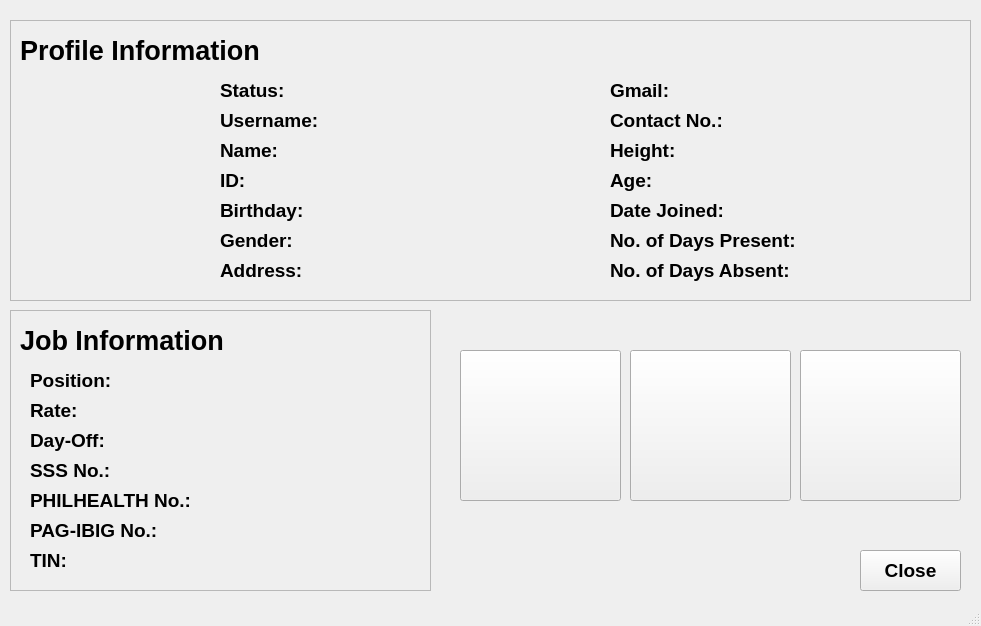
<?xml version="1.0" encoding="UTF-8"?>
<ui version="4.0">
 <class>ProfileWindow</class>
 <widget class="QMainWindow" name="ProfileWindow">
  <property name="geometry">
   <rect>
    <x>0</x>
    <y>0</y>
    <width>981</width>
    <height>626</height>
   </rect>
  </property>
  <property name="windowTitle">
   <string>Employee Profile</string>
  </property>
  <property name="windowIcon">
   <iconset>
    <normaloff>../icons/favicon.png</normaloff>../icons/favicon.png</iconset>
  </property>
  <widget class="QWidget" name="centralwidget">
   <widget class="QFrame" name="lbl_name">
    <property name="geometry">
     <rect>
      <x>10</x>
      <y>20</y>
      <width>961</width>
      <height>281</height>
     </rect>
    </property>
    <property name="frameShape">
     <enum>QFrame::StyledPanel</enum>
    </property>
    <property name="frameShadow">
     <enum>QFrame::Raised</enum>
    </property>
    <widget class="QLabel" name="label">
     <property name="geometry">
      <rect>
       <x>10</x>
       <y>10</y>
       <width>241</width>
       <height>41</height>
      </rect>
     </property>
     <property name="font">
      <font>
       <family>Arial</family>
       <pointsize>20</pointsize>
       <weight>75</weight>
       <bold>true</bold>
      </font>
     </property>
     <property name="text">
      <string>Profile Information</string>
     </property>
    </widget>
    <widget class="QLabel" name="lbl_bday">
     <property name="geometry">
      <rect>
       <x>210</x>
       <y>180</y>
       <width>241</width>
       <height>21</height>
      </rect>
     </property>
     <property name="font">
      <font>
       <family>Arial</family>
       <pointsize>14</pointsize>
       <weight>75</weight>
       <bold>true</bold>
      </font>
     </property>
     <property name="text">
      <string>Birthday: </string>
     </property>
    </widget>
    <widget class="QLabel" name="lbl_gender">
     <property name="geometry">
      <rect>
       <x>210</x>
       <y>210</y>
       <width>141</width>
       <height>21</height>
      </rect>
     </property>
     <property name="font">
      <font>
       <family>Arial</family>
       <pointsize>14</pointsize>
       <weight>75</weight>
       <bold>true</bold>
      </font>
     </property>
     <property name="text">
      <string>Gender: </string>
     </property>
    </widget>
    <widget class="QLabel" name="lbl_profile_photo">
     <property name="geometry">
      <rect>
       <x>20</x>
       <y>60</y>
       <width>171</width>
       <height>171</height>
      </rect>
     </property>
     <property name="text">
      <string/>
     </property>
     <property name="pixmap">
      <pixmap>../icons/profilexxx.png</pixmap>
     </property>
     <property name="scaledContents">
      <bool>true</bool>
     </property>
    </widget>
    <widget class="QLabel" name="lbl_name_2">
     <property name="geometry">
      <rect>
       <x>210</x>
       <y>120</y>
       <width>301</width>
       <height>21</height>
      </rect>
     </property>
     <property name="font">
      <font>
       <family>Arial</family>
       <pointsize>14</pointsize>
       <weight>75</weight>
       <bold>true</bold>
      </font>
     </property>
     <property name="text">
      <string>Name: </string>
     </property>
    </widget>
    <widget class="QLabel" name="lbl_id">
     <property name="geometry">
      <rect>
       <x>210</x>
       <y>150</y>
       <width>161</width>
       <height>21</height>
      </rect>
     </property>
     <property name="font">
      <font>
       <family>Arial</family>
       <pointsize>14</pointsize>
       <weight>75</weight>
       <bold>true</bold>
      </font>
     </property>
     <property name="text">
      <string>ID: </string>
     </property>
    </widget>
    <widget class="QLabel" name="lbl_address">
     <property name="geometry">
      <rect>
       <x>210</x>
       <y>240</y>
       <width>381</width>
       <height>21</height>
      </rect>
     </property>
     <property name="font">
      <font>
       <family>Arial</family>
       <pointsize>14</pointsize>
       <weight>75</weight>
       <bold>true</bold>
      </font>
     </property>
     <property name="text">
      <string>Address: </string>
     </property>
    </widget>
    <widget class="QLabel" name="lbl_gmail">
     <property name="geometry">
      <rect>
       <x>600</x>
       <y>60</y>
       <width>351</width>
       <height>21</height>
      </rect>
     </property>
     <property name="font">
      <font>
       <family>Arial</family>
       <pointsize>14</pointsize>
       <weight>75</weight>
       <bold>true</bold>
      </font>
     </property>
     <property name="text">
      <string>Gmail: </string>
     </property>
    </widget>
    <widget class="QLabel" name="lbl_username">
     <property name="geometry">
      <rect>
       <x>210</x>
       <y>90</y>
       <width>271</width>
       <height>21</height>
      </rect>
     </property>
     <property name="font">
      <font>
       <family>Arial</family>
       <pointsize>14</pointsize>
       <weight>75</weight>
       <bold>true</bold>
      </font>
     </property>
     <property name="text">
      <string>Username: </string>
     </property>
    </widget>
    <widget class="QLabel" name="lbl_contact">
     <property name="geometry">
      <rect>
       <x>600</x>
       <y>90</y>
       <width>321</width>
       <height>21</height>
      </rect>
     </property>
     <property name="font">
      <font>
       <family>Arial</family>
       <pointsize>14</pointsize>
       <weight>75</weight>
       <bold>true</bold>
      </font>
     </property>
     <property name="text">
      <string>Contact No.: </string>
     </property>
    </widget>
    <widget class="QLabel" name="lbl_height">
     <property name="geometry">
      <rect>
       <x>600</x>
       <y>120</y>
       <width>151</width>
       <height>21</height>
      </rect>
     </property>
     <property name="font">
      <font>
       <family>Arial</family>
       <pointsize>14</pointsize>
       <weight>75</weight>
       <bold>true</bold>
      </font>
     </property>
     <property name="text">
      <string>Height: </string>
     </property>
    </widget>
    <widget class="QLabel" name="lbl_age">
     <property name="geometry">
      <rect>
       <x>600</x>
       <y>150</y>
       <width>111</width>
       <height>21</height>
      </rect>
     </property>
     <property name="font">
      <font>
       <family>Arial</family>
       <pointsize>14</pointsize>
       <weight>75</weight>
       <bold>true</bold>
      </font>
     </property>
     <property name="text">
      <string>Age: </string>
     </property>
    </widget>
    <widget class="QLabel" name="lbl_status">
     <property name="geometry">
      <rect>
       <x>210</x>
       <y>60</y>
       <width>241</width>
       <height>21</height>
      </rect>
     </property>
     <property name="font">
      <font>
       <family>Arial</family>
       <pointsize>14</pointsize>
       <weight>75</weight>
       <bold>true</bold>
      </font>
     </property>
     <property name="text">
      <string>Status: </string>
     </property>
    </widget>
    <widget class="QLabel" name="lbl_start_date">
     <property name="geometry">
      <rect>
       <x>600</x>
       <y>180</y>
       <width>321</width>
       <height>21</height>
      </rect>
     </property>
     <property name="font">
      <font>
       <family>Arial</family>
       <pointsize>14</pointsize>
       <weight>75</weight>
       <bold>true</bold>
      </font>
     </property>
     <property name="text">
      <string>Date Joined: </string>
     </property>
    </widget>
    <widget class="QLabel" name="lbl_presence_count">
     <property name="geometry">
      <rect>
       <x>600</x>
       <y>210</y>
       <width>281</width>
       <height>21</height>
      </rect>
     </property>
     <property name="font">
      <font>
       <family>Arial</family>
       <pointsize>14</pointsize>
       <weight>75</weight>
       <bold>true</bold>
      </font>
     </property>
     <property name="text">
      <string>No. of Days Present: </string>
     </property>
    </widget>
    <widget class="QLabel" name="lbl_absence_count">
     <property name="geometry">
      <rect>
       <x>600</x>
       <y>240</y>
       <width>281</width>
       <height>21</height>
      </rect>
     </property>
     <property name="font">
      <font>
       <family>Arial</family>
       <pointsize>14</pointsize>
       <weight>75</weight>
       <bold>true</bold>
      </font>
     </property>
     <property name="text">
      <string>No. of Days Absent:</string>
     </property>
    </widget>
   </widget>
   <widget class="QFrame" name="generalInfo_frame">
    <property name="geometry">
     <rect>
      <x>10</x>
      <y>310</y>
      <width>421</width>
      <height>281</height>
     </rect>
    </property>
    <property name="frameShape">
     <enum>QFrame::StyledPanel</enum>
    </property>
    <property name="frameShadow">
     <enum>QFrame::Raised</enum>
    </property>
    <widget class="QLabel" name="label_2">
     <property name="geometry">
      <rect>
       <x>10</x>
       <y>10</y>
       <width>231</width>
       <height>41</height>
      </rect>
     </property>
     <property name="font">
      <font>
       <family>Arial</family>
       <pointsize>20</pointsize>
       <weight>75</weight>
       <bold>true</bold>
      </font>
     </property>
     <property name="text">
      <string>Job Information</string>
     </property>
    </widget>
    <widget class="QLabel" name="lbl_position">
     <property name="geometry">
      <rect>
       <x>20</x>
       <y>60</y>
       <width>301</width>
       <height>21</height>
      </rect>
     </property>
     <property name="font">
      <font>
       <family>Arial</family>
       <pointsize>14</pointsize>
       <weight>75</weight>
       <bold>true</bold>
      </font>
     </property>
     <property name="text">
      <string>Position: </string>
     </property>
    </widget>
    <widget class="QLabel" name="lbl_rate">
     <property name="geometry">
      <rect>
       <x>20</x>
       <y>90</y>
       <width>201</width>
       <height>21</height>
      </rect>
     </property>
     <property name="font">
      <font>
       <family>Arial</family>
       <pointsize>14</pointsize>
       <weight>75</weight>
       <bold>true</bold>
      </font>
     </property>
     <property name="text">
      <string>Rate: </string>
     </property>
    </widget>
    <widget class="QLabel" name="lbl_dayoff">
     <property name="geometry">
      <rect>
       <x>20</x>
       <y>120</y>
       <width>371</width>
       <height>21</height>
      </rect>
     </property>
     <property name="font">
      <font>
       <family>Arial</family>
       <pointsize>14</pointsize>
       <weight>75</weight>
       <bold>true</bold>
      </font>
     </property>
     <property name="text">
      <string>Day-Off: </string>
     </property>
    </widget>
    <widget class="QLabel" name="lbl_sss">
     <property name="geometry">
      <rect>
       <x>20</x>
       <y>150</y>
       <width>371</width>
       <height>21</height>
      </rect>
     </property>
     <property name="font">
      <font>
       <family>Arial</family>
       <pointsize>14</pointsize>
       <weight>75</weight>
       <bold>true</bold>
      </font>
     </property>
     <property name="text">
      <string>SSS No.:  </string>
     </property>
    </widget>
    <widget class="QLabel" name="lbl_philhealth">
     <property name="geometry">
      <rect>
       <x>20</x>
       <y>180</y>
       <width>381</width>
       <height>21</height>
      </rect>
     </property>
     <property name="font">
      <font>
       <family>Arial</family>
       <pointsize>14</pointsize>
       <weight>75</weight>
       <bold>true</bold>
      </font>
     </property>
     <property name="text">
      <string>PHILHEALTH No.: </string>
     </property>
    </widget>
    <widget class="QLabel" name="lbl_pagibig">
     <property name="geometry">
      <rect>
       <x>20</x>
       <y>210</y>
       <width>371</width>
       <height>21</height>
      </rect>
     </property>
     <property name="font">
      <font>
       <family>Arial</family>
       <pointsize>14</pointsize>
       <weight>75</weight>
       <bold>true</bold>
      </font>
     </property>
     <property name="text">
      <string>PAG-IBIG No.: </string>
     </property>
    </widget>
    <widget class="QLabel" name="lbl_tin">
     <property name="geometry">
      <rect>
       <x>20</x>
       <y>240</y>
       <width>361</width>
       <height>21</height>
      </rect>
     </property>
     <property name="font">
      <font>
       <family>Arial</family>
       <pointsize>14</pointsize>
       <weight>75</weight>
       <bold>true</bold>
      </font>
     </property>
     <property name="text">
      <string>TIN: </string>
     </property>
    </widget>
   </widget>
   <widget class="QPushButton" name="paylog_btn">
    <property name="geometry">
     <rect>
      <x>460</x>
      <y>350</y>
      <width>161</width>
      <height>151</height>
     </rect>
    </property>
    <property name="focusPolicy">
     <enum>Qt::NoFocus</enum>
    </property>
    <property name="text">
     <string/>
    </property>
    <property name="icon">
     <iconset>
      <normaloff>../icons/payroll.png</normaloff>../icons/payroll.png</iconset>
    </property>
    <property name="iconSize">
     <size>
      <width>155</width>
      <height>155</height>
     </size>
    </property>
   </widget>
   <widget class="QPushButton" name="attendancelog_btn">
    <property name="geometry">
     <rect>
      <x>630</x>
      <y>350</y>
      <width>161</width>
      <height>151</height>
     </rect>
    </property>
    <property name="focusPolicy">
     <enum>Qt::NoFocus</enum>
    </property>
    <property name="text">
     <string/>
    </property>
    <property name="icon">
     <iconset>
      <normaloff>../icons/678120-calendar-clock-512.png</normaloff>../icons/678120-calendar-clock-512.png</iconset>
    </property>
    <property name="iconSize">
     <size>
      <width>145</width>
      <height>145</height>
     </size>
    </property>
   </widget>
   <widget class="QPushButton" name="config_btn">
    <property name="geometry">
     <rect>
      <x>800</x>
      <y>350</y>
      <width>161</width>
      <height>151</height>
     </rect>
    </property>
    <property name="focusPolicy">
     <enum>Qt::NoFocus</enum>
    </property>
    <property name="text">
     <string/>
    </property>
    <property name="icon">
     <iconset>
      <normaloff>../icons/settings2.png</normaloff>../icons/settings2.png</iconset>
    </property>
    <property name="iconSize">
     <size>
      <width>140</width>
      <height>140</height>
     </size>
    </property>
   </widget>
   <widget class="QPushButton" name="cancel_btn">
    <property name="geometry">
     <rect>
      <x>860</x>
      <y>550</y>
      <width>101</width>
      <height>41</height>
     </rect>
    </property>
    <property name="font">
     <font>
      <family>Arial</family>
      <pointsize>14</pointsize>
      <weight>75</weight>
      <bold>true</bold>
     </font>
    </property>
    <property name="focusPolicy">
     <enum>Qt::NoFocus</enum>
    </property>
    <property name="text">
     <string>Close</string>
    </property>
    <property name="icon">
     <iconset>
      <normaloff>../icons/close.png</normaloff>../icons/close.png</iconset>
    </property>
    <property name="iconSize">
     <size>
      <width>30</width>
      <height>30</height>
     </size>
    </property>
   </widget>
  </widget>
  <widget class="QStatusBar" name="statusbar"/>
 </widget>
 <resources/>
 <connections/>
</ui>
